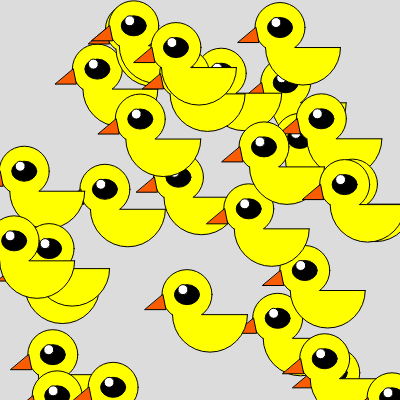
Frame 1 (no input)
Frame 60 (no input): identical to frame 1, image omitted
Frame 120 (the mouse pressed at the canvas centre since frame 60): identical to frame 1, image omitted

The p5.js sketch that drew this single still picture (run headless with seeded random() and noise() and a simulated clock; from frame 60 on, the mouse is pressed at the canvas centre):

// p5.js sketch
// ── sketch.js
function setup() {
  createCanvas(400, 400);
  background(220);
  for(i=0;i<30;i++){
    makeduck(random(0,width),random(0,height)); 
  }
}

function draw() {
  // background(220);
  // for(x=0;x<30;x++){
  //   makeduck(random(0,width),random(0,height)); 
  // }
  // let newduck = random(0, width);
  // makeduck(newduck, newduck+10);
}
function makeduck(x, y){
  fill(255,255,0);
  circle(x, y, 50);
  arc(x+23,y+20,75,75,0,PI);
  line(x+15,y+20,x+23 + (75/2),y+20)
  fill(250,92,1);
  triangle(x - 42,y + 15,x - 21,y + 15,x - 24,y);
  fill(0);
  ellipse(x,y,25,20);
  fill(255);
  circle(x - 4,y - 5,10);
}
// function makeduck(){
//   fill(255,255,0);
//   circle(90,100,50);
//   arc(113,120,75,75,0,PI);
//   line(105,120,150,120)
//   //triangle(110,110,100,100,100,110);
//   fill(250,92,1);
//   triangle(48,115,69,115,66,100);
//   fill(0);
//   circle(90,100,20);
//   fill(255);
//   circle(86,95,10);  
// }
